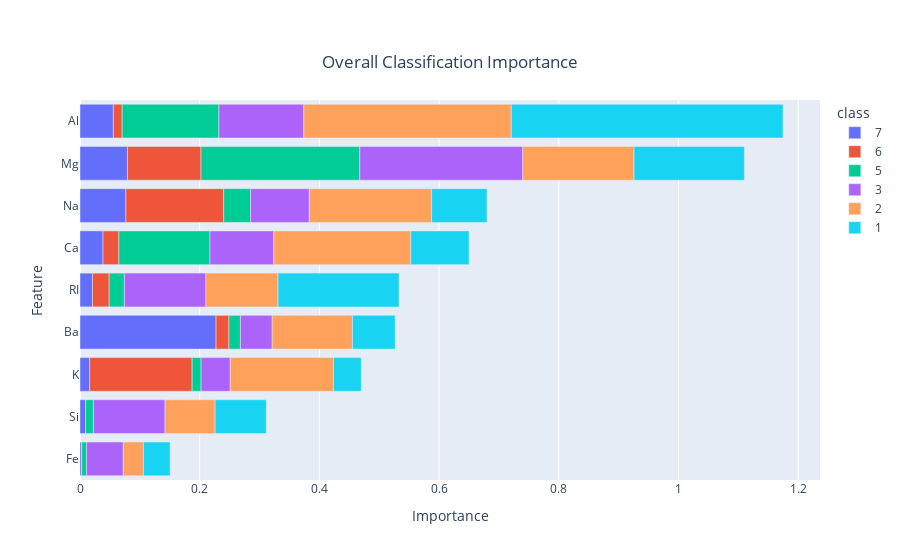

The notebook cell saved with this chart:
### Code cell
acme_rf.summary_plot()

### Figure 1 — Plotly figure (JSON) as saved in the notebook; plotly's stock layout.template omitted (floating-point values rounded to 4 significant figures)
{"data": [{"alignmentgroup": "True", "hovertemplate": "class=7<br>Importance=%{x}<br>Feature=%{y}<extra></extra>", "legendgroup": "7", "marker": {"color": "#636efa", "pattern": {"shape": ""}}, "name": "7", "offsetgroup": "7", "orientation": "h", "showlegend": true, "textposition": "auto", "type": "bar", "x": [0.002971, 0.009438, 0.01625, 0.2274, 0.02087, 0.03845, 0.07669, 0.0793, 0.05576], "xaxis": "x", "y": ["Fe", "Si", "K", "Ba", "RI", "Ca", "Na", "Mg", "Al"], "yaxis": "y"}, {"alignmentgroup": "True", "hovertemplate": "class=6<br>Importance=%{x}<br>Feature=%{y}<extra></extra>", "legendgroup": "6", "marker": {"color": "#EF553B", "pattern": {"shape": ""}}, "name": "6", "offsetgroup": "6", "orientation": "h", "showlegend": true, "textposition": "auto", "type": "bar", "x": [0, 0, 0.1711, 0.02146, 0.02785, 0.02653, 0.1635, 0.1229, 0.01468], "xaxis": "x", "y": ["Fe", "Si", "K", "Ba", "RI", "Ca", "Na", "Mg", "Al"], "yaxis": "y"}, {"alignmentgroup": "True", "hovertemplate": "class=5<br>Importance=%{x}<br>Feature=%{y}<extra></extra>", "legendgroup": "5", "marker": {"color": "#00cc96", "pattern": {"shape": ""}}, "name": "5", "offsetgroup": "5", "orientation": "h", "showlegend": true, "textposition": "auto", "type": "bar", "x": [0.008014, 0.01297, 0.01494, 0.01921, 0.02538, 0.1522, 0.04477, 0.2653, 0.1616], "xaxis": "x", "y": ["Fe", "Si", "K", "Ba", "RI", "Ca", "Na", "Mg", "Al"], "yaxis": "y"}, {"alignmentgroup": "True", "hovertemplate": "class=3<br>Importance=%{x}<br>Feature=%{y}<extra></extra>", "legendgroup": "3", "marker": {"color": "#ab63fa", "pattern": {"shape": ""}}, "name": "3", "offsetgroup": "3", "orientation": "h", "showlegend": true, "textposition": "auto", "type": "bar", "x": [0.06139, 0.1197, 0.04873, 0.05315, 0.1363, 0.1066, 0.09813, 0.2723, 0.1419], "xaxis": "x", "y": ["Fe", "Si", "K", "Ba", "RI", "Ca", "Na", "Mg", "Al"], "yaxis": "y"}, {"alignmentgroup": "True", "hovertemplate": "class=2<br>Importance=%{x}<br>Feature=%{y}<extra></extra>", "legendgroup": "2", "marker": {"color": "#FFA15A", "pattern": {"shape": ""}}, "name": "2", "offsetgroup": "2", "orientation": "h", "showlegend": true, "textposition": "auto", "type": "bar", "x": [0.03356, 0.08366, 0.1725, 0.134, 0.1204, 0.2288, 0.2044, 0.1859, 0.3466], "xaxis": "x", "y": ["Fe", "Si", "K", "Ba", "RI", "Ca", "Na", "Mg", "Al"], "yaxis": "y"}, {"alignmentgroup": "True", "hovertemplate": "class=1<br>Importance=%{x}<br>Feature=%{y}<extra></extra>", "legendgroup": "1", "marker": {"color": "#19d3f3", "pattern": {"shape": ""}}, "name": "1", "offsetgroup": "1", "orientation": "h", "showlegend": true, "textposition": "auto", "type": "bar", "x": [0.04465, 0.08552, 0.04642, 0.07135, 0.2022, 0.09737, 0.09257, 0.1844, 0.454], "xaxis": "x", "y": ["Fe", "Si", "K", "Ba", "RI", "Ca", "Na", "Mg", "Al"], "yaxis": "y"}], "layout": {"barmode": "relative", "legend": {"title": {"text": "class"}, "tracegroupgap": 0}, "title": {"text": "Overall Classification Importance", "x": 0.5, "xanchor": "center", "y": 0.9, "yanchor": "top"}, "xaxis": {"anchor": "y", "domain": [0, 1], "title": {"text": "Importance"}}, "yaxis": {"anchor": "x", "domain": [0, 1], "title": {"text": "Feature"}}}}
